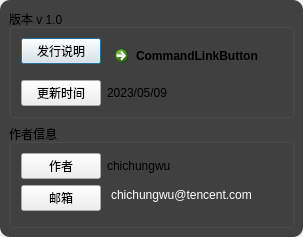
<?xml version="1.0" encoding="UTF-8"?>
<ui version="4.0">
 <class>Dialog</class>
 <widget class="QDialog" name="Dialog">
  <property name="geometry">
   <rect>
    <x>0</x>
    <y>0</y>
    <width>303</width>
    <height>173</height>
   </rect>
  </property>
  <property name="windowTitle">
   <string>Dialog</string>
  </property>
  <layout class="QVBoxLayout" name="verticalLayout">
   <property name="spacing">
    <number>0</number>
   </property>
   <property name="leftMargin">
    <number>0</number>
   </property>
   <property name="topMargin">
    <number>0</number>
   </property>
   <property name="rightMargin">
    <number>0</number>
   </property>
   <property name="bottomMargin">
    <number>0</number>
   </property>
   <item>
    <widget class="QFrame" name="frame">
     <property name="styleSheet">
      <string notr="true">QFrame#frame{
	background-color:rgb(65, 65, 65);
	border-radius:10px;
}</string>
     </property>
     <property name="frameShape">
      <enum>QFrame::StyledPanel</enum>
     </property>
     <property name="frameShadow">
      <enum>QFrame::Raised</enum>
     </property>
     <layout class="QVBoxLayout" name="verticalLayout_2">
      <item>
       <widget class="QGroupBox" name="groupBox">
        <property name="title">
         <string>版本 v 1.0</string>
        </property>
        <layout class="QVBoxLayout" name="verticalLayout_3">
         <item>
          <layout class="QFormLayout" name="formLayout">
           <item row="0" column="0">
            <widget class="QPushButton" name="pushButton">
             <property name="text">
              <string>发行说明</string>
             </property>
            </widget>
           </item>
           <item row="1" column="0">
            <widget class="QPushButton" name="pushButton_2">
             <property name="text">
              <string>更新时间</string>
             </property>
            </widget>
           </item>
           <item row="1" column="1">
            <widget class="QLabel" name="label">
             <property name="text">
              <string>2023/05/09</string>
             </property>
            </widget>
           </item>
           <item row="0" column="1">
            <widget class="QCommandLinkButton" name="commandLinkButton">
             <property name="sizePolicy">
              <sizepolicy hsizetype="Expanding" vsizetype="Fixed">
               <horstretch>0</horstretch>
               <verstretch>0</verstretch>
              </sizepolicy>
             </property>
             <property name="text">
              <string>CommandLinkButton</string>
             </property>
            </widget>
           </item>
          </layout>
         </item>
        </layout>
       </widget>
      </item>
      <item>
       <widget class="QGroupBox" name="groupBox_2">
        <property name="title">
         <string>作者信息</string>
        </property>
        <layout class="QVBoxLayout" name="verticalLayout_4">
         <item>
          <layout class="QFormLayout" name="formLayout_2">
           <item row="0" column="0">
            <widget class="QPushButton" name="pushButton_3">
             <property name="text">
              <string>作者</string>
             </property>
            </widget>
           </item>
           <item row="0" column="1">
            <widget class="QLabel" name="label_2">
             <property name="text">
              <string>chichungwu</string>
             </property>
            </widget>
           </item>
           <item row="1" column="0">
            <widget class="QPushButton" name="pushButton_4">
             <property name="text">
              <string>邮箱</string>
             </property>
            </widget>
           </item>
           <item row="1" column="1">
            <widget class="QLineEdit" name="lineEdit">
             <property name="styleSheet">
              <string notr="true">QLineEdit{
background-color:rgba(90, 90, 90,0);
color:rgb(255, 255, 255);
border-radius: 0px; 
border: 0px solid rgb(40, 40, 40);
padding: 2px;
}</string>
             </property>
             <property name="text">
              <string>chichungwu@tencent.com</string>
             </property>
            </widget>
           </item>
          </layout>
         </item>
        </layout>
       </widget>
      </item>
     </layout>
    </widget>
   </item>
  </layout>
 </widget>
 <resources/>
 <connections/>
</ui>
